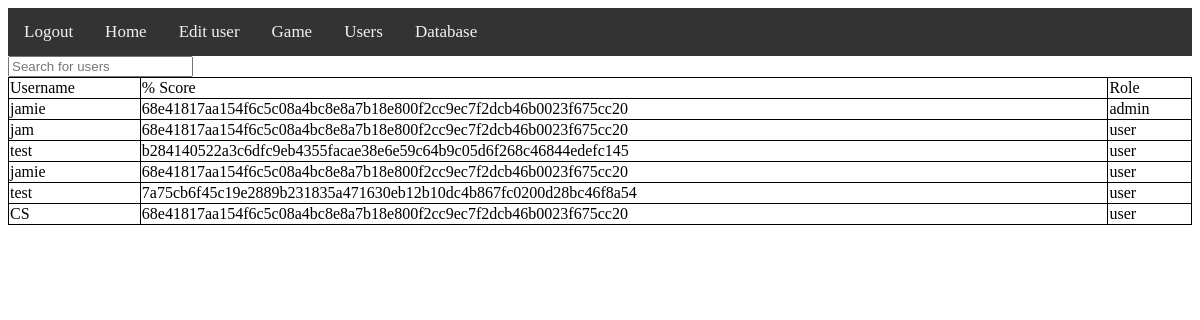
Before: /database/list/ (signed in) with the older database file.
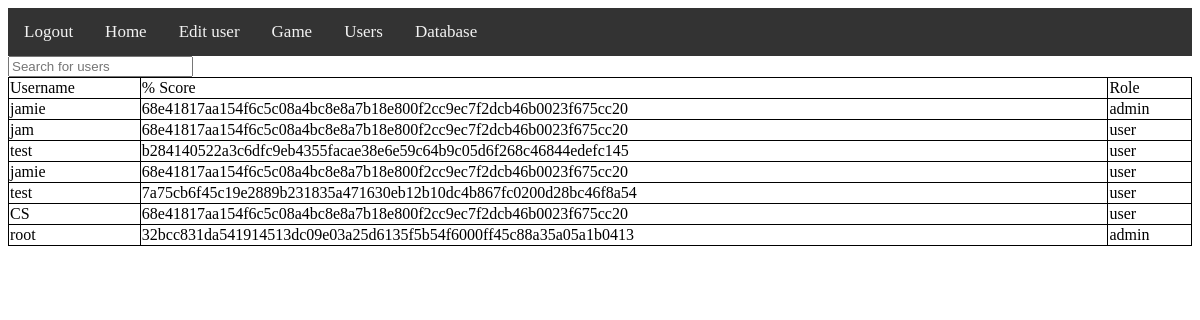
After: the same page with the newer database file.
### tables this page shows
CREATE TABLE users (username characters(100),password characters(100),role characters(100));

### database/database.py (the view)
@database_bp.route("/list/")
def database_list():
    if "username" not in session or "role" not in session:
        session["redirect"] = "database.database_list"
        return redirect(url_for("functions.login"))
    if session["role"] not in admin_roles: #if the user is not an admin
        flash("Need to be admin")
        return redirect(url_for("functions.home")) #send them to the home page
    return render_template("/database/list.html",users=users_db.read(), headings=users_db.columns())

### database_mod.py (called while the page is built)
    def read(self):
        self.c.execute(f"SELECT * FROM {self.table}")
        self.conn.commit()
        self.lines = self.c.fetchall()
        return self.lines

    def columns(self):
        self.c.execute(f"PRAGMA table_info({self.table})")
        self.conn.commit()
        self.columns_values = []
        for x in self.c.fetchall():
            self.columns_values.append(x[1])
        return self.columns_values

### database/templates/database/list.html (shortened to what this page needs)
{% extends "base.html" %}
{% block content %}
<input type="text" onkeyup="table_search()" id="search_box" placeholder="Search for users">
<table id="sort_table_id">
<tr>
    <td onclick="sort_alph(0)">Username</td>
    <td onclick="sort_alph(1)">% Score</td>
    <td onclick="sort_alph(2)">Role</td>
</tr>
{% for user in users %}
    <tr>
    {% for item in user %}
        <td>{{item}}</td>
    {% endfor %}
    </tr>
{% endfor %}
</table>
{% endblock %}

### templates/base.html (shortened to what this page needs)
<!doctype html>
<html>
<head>
<link rel="stylesheet" href="{{ url_for('static',filename='styles/base.css') }}">
</head>
<body>
    <div class="topnav">
        <a href="/logout">Logout</a>
        <a href="/">Home</a>
        <a href="/user/">Edit user</a>
        <a href="/game/">Game</a>
        <a href="/users/">Users</a>
        <a href="/database/">Database</a>
    </div>
    {% block content %}{% endblock %}
</body>
</html>

### static/styles/base.css (style rules this page uses)
.topnav { background-color: #333; overflow: hidden; }
.topnav { overflow: hidden; background-color: #333; }
.topnav a { float: left; color: #f2f2f2; text-align: center; padding: 14px 16px; text-decoration: none; font-size: 17px; }
table, td, th { border: 1px solid black; }
table { width: 100%; border-collapse: collapse; }

Changed rows visible on the page:
added users: username "root", password "32bcc831da541914513dc09e03a25d6135f5b54f6000ff45c88a35a05a1b0413", role "admin"
